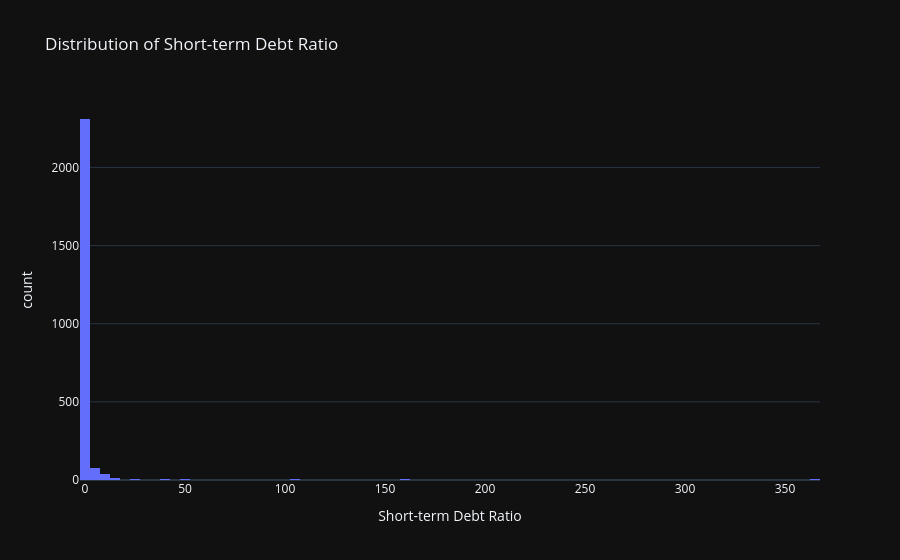

Here is the notebook cell this chart was saved with:
### Code cell
df=conn.sql("""
    WITH quantile_thresholds AS (
        SELECT 
            PERCENTILE_CONT(0.01) WITHIN GROUP (ORDER BY short_term_debt_ratio) AS lower_quantile,
            PERCENTILE_CONT(0.99) WITHIN GROUP (ORDER BY short_term_debt_ratio) AS upper_quantile
        FROM gold.financial_metrics
        WHERE short_term_debt_ratio IS NOT NULL
        
    )
    SELECT 
        accession_number,
        period_end,
        filed,
        short_term_debt_ratio 
    FROM gold.financial_metrics, quantile_thresholds
    WHERE short_term_debt_ratio > lower_quantile
    AND short_term_debt_ratio < upper_quantile
""")
fig=px.histogram(
    df,
    x='short_term_debt_ratio',
    nbins=100,
    title='Distribution of Short-term Debt Ratio',
    labels={'short_term_debt_ratio':'Short-term Debt Ratio'},
    hover_data={'accession_number':True, 'period_end':True, 'filed':True},
    template='plotly_dark'
)
fig.show()

### Figure 1 — Plotly figure (JSON) as saved in the notebook; plotly's stock layout.template omitted (floating-point values rounded to 4 significant figures; data arrays with more than 128 entries replaced by an {"elided": "..."} marker saying what was removed)
{"data": [{"bingroup": "x", "hovertemplate": "Short-term Debt Ratio=%{x}<br>count=%{y}<extra></extra>", "legendgroup": "", "marker": {"color": "#636efa", "pattern": {"shape": ""}}, "name": "", "nbinsx": 100, "orientation": "v", "showlegend": false, "type": "histogram", "x": {"elided": "2500 float values"}, "xaxis": "x", "yaxis": "y"}], "layout": {"barmode": "relative", "legend": {"tracegroupgap": 0}, "title": {"text": "Distribution of Short-term Debt Ratio"}, "xaxis": {"anchor": "y", "domain": [0, 1], "title": {"text": "Short-term Debt Ratio"}}, "yaxis": {"anchor": "x", "domain": [0, 1], "title": {"text": "count"}}}}
